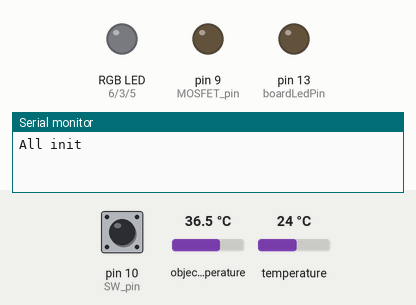
Simulated run of this sketch. Board: Arduino Uno, built with avr-gcc and run on an emulated ATmega328P. Parts: an RGB LED mixed from three pins (HIGH = lit), output pins drawn as LEDs (lit = HIGH), the last lines printed to the serial monitor. Dashed ring = blinking. Inputs (shaded band) come from the test bench; at power-on: pin 10 (SW_pin) HIGH, object temperature 36.5 °C, temperature 24 °C. Dim RGB values are drawn brighter than linear.

Above: at 1.2 s.
1.3 s: pin 10 (SW_pin) pulled LOW for 1 s
At 2.6 s:
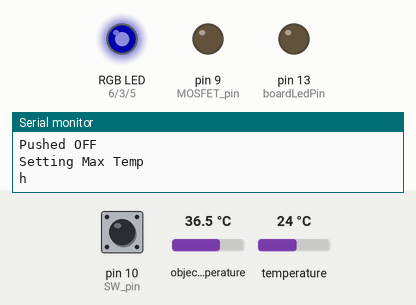
5.3 s: pin 10 (SW_pin) pulled LOW for 0.15 s
At 6.7 s:
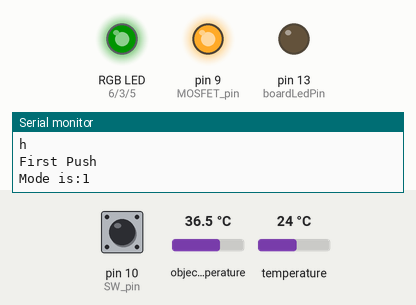
8.4 s: pin 10 (SW_pin) pulled LOW for 0.15 s
At 10.8 s:
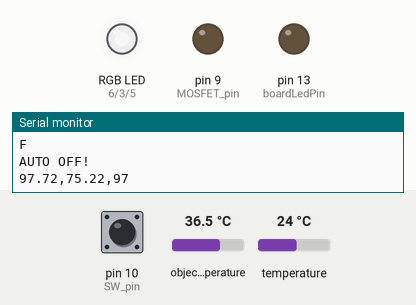
11.5 s: pin 10 (SW_pin) pulled LOW for 3.2 s
At 12.8 s:
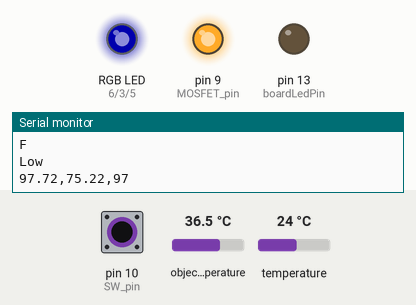
17.7 s: pin 10 (SW_pin) pulled LOW for 0.15 s
At 19.1 s:
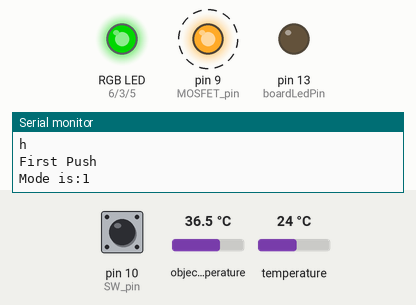
20.7 s: pin 10 (SW_pin) pulled LOW for 1 s
Timing chart, 0 to 23.5 s (numbered marks = the images above; inputs shaded):
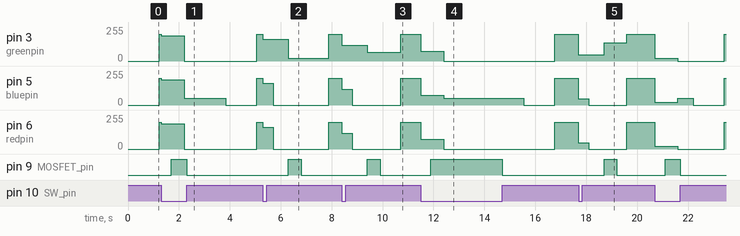

Measured:
- after the input at 1.3 s, pin 9 (MOSFET_pin): LOW → HIGH after 0.40 s, → LOW 0.60 s later
- after the input at 5.3 s, pin 9 (MOSFET_pin): LOW → HIGH after 1.0 s, → LOW 0.50 s later
- after the input at 8.4 s, pin 9 (MOSFET_pin): LOW → HIGH after 1.0 s, → LOW 0.50 s later
- after the input at 11.5 s, pin 9 (MOSFET_pin): LOW → HIGH after 0.40 s
- after the input at 17.7 s, pin 9 (MOSFET_pin): LOW → HIGH after 1.0 s, → LOW 0.50 s later

The sketch:

IHHeater.ino
```cpp
#include <math.h>
#include <Wire.h> // I2C library, required for MLX90614
#include <Adafruit_MLX90614.h>

// On my board:
//Yellow is red, and goes on green.
//Red is green and goes on Red
//Green is blue and goes on Blue

//IRTherm therm; // Create an IRTherm object to interact with throughout
Adafruit_MLX90614 mlx = Adafruit_MLX90614();

// Arduino pin numbers
const int SW_pin = 10; // digital pin connected to switch output
const int MOSFET_pin = 9;
const int greenpin = 3;
const int bluepin = 5;
const int redpin = 6;
const int boardLedPin = 13;

int safetyReached = 0;  // Heave we hit a safety limit
int pushPower = 0;     // Is the heater on
int maxsafetyTime = 15000; // How long the heater can remain on
int colortest = 0;     // 0 regular funciton  ; 1 test RGB
int  automaticTemp = 0; // 0 manual ; 1 Automatic
int waitForSecondClick = 3000;
int calibrationRun = 0; // Are we in the initial loop of the Automatic mode where we "record" the heat temp. Turn to 1 for ManualOrAutomatic Mode
unsigned long pushedTime = 0; // How lon the heater has been on
int increase = 1; // How much to increase the LED color on each cycle
int intensity = 0; // How bright the color is
unsigned long timeSinceBlink = 0;
unsigned long currentMillis = 0;
double objectTemp; // Temperature of the object infront of sensor
double sensorTemp; // Ambient Temperature, or temperature of the sensor itself.
int releaseTemp = 120; // Default releasing temperature if no calibration run has happened.

// Function prototype otherwise it won't compile if the file is in another tab
void sleepColor(char color = 'w', int colorChange = 1, int blinkDelay = 0);

void setup()
{
  pinMode(SW_pin, INPUT_PULLUP);
  pinMode(redpin, OUTPUT);
  pinMode(MOSFET_pin, OUTPUT);
  pinMode(bluepin, OUTPUT);
  pinMode(greenpin, OUTPUT);
  pinMode(boardLedPin, OUTPUT);

  Serial.begin(9600); // Initialize Serial to log output
  mlx.begin();

  Serial.print("All init");

  //SetupManualOrAutomaticMode(1); This has to be enabled for ManualOrAutomaticMode();
}


void loop()
{
  // colorTest(); // This is the mode for testing RGB values from the serial monitor
  //ManualOrAutomaticMode();
  BothModes();
}


void manualMode()
{
  int sw = digitalRead(SW_pin);

  if (sw == LOW && !safetyReached && !pushPower)
  {
    Serial.println("Pushed On!");
    Serial.println(sw);
    TurnHeaterOn();
  }
  else if (pushPower && sw != LOW)
  {
    Serial.println(sw);
    Serial.println("Pushed OFF");
    TurnHeaterOff();

    releaseTemp =  mlx.readObjectTempF();;
    calibrationRun = 0;
    Serial.println("Setting Max Temp");
    Serial.println("Temp:" + releaseTemp);

    delay(400);
  }
}


void automaticMode()
{

  int sw = digitalRead(SW_pin);

  if (sw == LOW && !safetyReached && !pushPower)
  {
    Serial.println("Pushed On!");
    TurnHeaterOn();
    // digitalWrite(boardLedPin, HIGH);
    delay(400);
    // digitalWrite(boardLedPin, LOW);
  }
  else if ((sw == LOW && pushPower) )
  {
    Serial.println("Pushed OFF");
    TurnHeaterOff();
    delay(400);
  }
}
```

ExecutionMode.ino
```cpp
void SetupManualOrAutomaticMode(int firstModeAutomatic)
{
  int awaitingCommand = 1;
  automaticTemp = 0;
  int sw;
  if(!firstModeAutomatic)
  {
    waitForSecondClick = 1000;
  }

  unsigned long delayBetweenPush = 0;

  int firstClick = 0;
  while (awaitingCommand)
  {

    if (!firstClick)
    {
      sleepColor('w', 1, 5);
    }
    else
    {
      sleepColor('g');
    }

    sw = digitalRead(SW_pin);
    //Serial.println("In Loop");

    if (!firstClick && sw == LOW)
    {
      Serial.println("First Push");
      automaticTemp = 0;
      firstClick = 1;
      currentMillis = millis();
      delay(400);
    }
    if (firstClick)
    {
      unsigned long span = millis() - currentMillis;

      if (span < waitForSecondClick)
      {
        sw = digitalRead(SW_pin);
        if (sw == LOW)
        {
          automaticTemp = 1;
          awaitingCommand = 0;
          break;
        }
      }
      else
      {
        awaitingCommand = 0;
      }
    }
  }

  Serial.print("Mode is:");

  if(!firstModeAutomatic)
  {
    automaticTemp = 1 - automaticTemp;
  }

  Serial.println(automaticTemp);
  currentMillis = millis();
}

void BothModes()
{
    if(!pushPower)
    {
      SetupManualOrAutomaticMode(0);
    }

    //Remember automaticTemp got switched around for calling SetupManualOrAutomaticMode with 0
     if(automaticTemp)
    {
      TurnHeaterOn();
    }

    ManualOrAutomaticMode();

}


void ManualOrAutomaticMode()
{

  unsigned long span = millis() - currentMillis;

  if (span > 500)
  {
    readTemp();
    currentMillis = millis();
  }

  if (automaticTemp)
  {
    if (calibrationRun)
    {
      //Serial.println("In Calibration Mode.");
      manualMode();
    }
    else
    {
      automaticMode();
    }
  }
  else
  {
    calibrationRun = 0;
    manualMode();
  }

  if ( pushPower && (millis() - pushedTime) > maxsafetyTime)
  {
    Serial.println("Too Long!");
    TurnHeaterOff();
    safetyReached = 1;
  }


}
```

HeaterCode.ino
```cpp
void TurnHeaterOff()
{
  digitalWrite(MOSFET_pin, LOW);

  pushPower = 0;
  pushedTime = 0;

}

void TurnHeaterOn()
{
  if (!safetyReached)
  {
    digitalWrite(MOSFET_pin, HIGH);
  }
  else
  {
    digitalWrite(MOSFET_pin, LOW);
  }

  pushPower = 1;
  pushedTime = millis();

}

void readTemp()
{
  int red = 0;
  int blue = 0;
  int green = 0;

  objectTemp = mlx.readObjectTempF();
  sensorTemp = mlx.readAmbientTempF();

  Serial.println("F");

  if (automaticTemp && (objectTemp > releaseTemp) )
  {
    Serial.println("AUTO OFF!");
    TurnHeaterOff();
  }
  else if (objectTemp > 195)
  {
    red = 200;
    Serial.println("EMERGENCY MAX TEMP OFF!");
    TurnHeaterOff();
    safetyReached = 1;
  }

  else if (objectTemp > 156 && objectTemp < 174)
  {
    red = 100;
    Serial.println("High");
  }

  else if (objectTemp > 136 && objectTemp < 156)
  {
    red = 100;
    green = 70;
    Serial.println("Med");
  }

  else if (objectTemp > 116 && objectTemp < 136)
  {
    red = 50;
    green = 50;
    Serial.println("Med");
  }

  else if (objectTemp < 116 && objectTemp > (sensorTemp + 10))
  {
    blue = 50;
    Serial.println("Low");
  }

  else if (objectTemp < sensorTemp + 10 || objectTemp > sensorTemp - 10)
  {
    green = 50 ;
    Serial.println("Low");
    safetyReached = 0;
  }

  //Serial.println("Object:");
  //Serial.print("100,110,120,130,140,150,160,170,180,");
  Serial.print(objectTemp);
  //Serial.println("Ambient:");
  Serial.print(",");
  Serial.print(sensorTemp);
  Serial.print(",");
  Serial.println(releaseTemp);


  if (sensorTemp > 117)
  {
    Serial.println("AMBIENT EMERGENCY OFF!");
    TurnHeaterOff();
    safetyReached = 1;
  }

  if (!pushPower)
  {
    red = 100;
    blue = 100;
    green = 100;
  }

  analogWrite(redpin, red);
  analogWrite(greenpin, green);
  analogWrite(bluepin, blue);
}
```

MainLedController.ino
```cpp
void sleepColor(char color = 'w', int colorChange = 1, int blinkDelay = 0)
{
  unsigned long span = millis() - timeSinceBlink;
  if (span > blinkDelay)
  {
    timeSinceBlink = millis();
  }
  else
  {
    return;
  }

  if (increase)
  {
    if (intensity == 200)
    {
      increase = 0;
    }
    else
    {
      intensity = intensity + colorChange;
    }
  }
  else
  {
    if (intensity == 0)
    {
      increase = 1;
    }
    else
    {
      intensity = intensity - colorChange;
    }
  }
  if (color == 'w')
  {
    analogWrite(redpin, intensity);
    analogWrite(greenpin, intensity);
    analogWrite(bluepin, intensity);
  }
  else if (color == 'r')
  {
    analogWrite(redpin, intensity);
    analogWrite(greenpin, 0);
    analogWrite(bluepin, 0);
  }
  else if (color == 'g')
  {
    analogWrite(redpin, 0);
    analogWrite(greenpin, intensity);
    analogWrite(bluepin, 0);
  }
  else if (color == 'b')
  {
    analogWrite(redpin, 0);
    analogWrite(greenpin, 0 );
    analogWrite(bluepin, intensity);
  }
}
```

TestLedColor.ino
```cpp
void colorTest()
{
  String input = Serial.readString();

  int r = 0;
  int b = 0;
  int g = 0;


  while (colortest || input == "c")
  {
    input = Serial.readString();
    Serial.print(input);

    if (input == "r")
    {
      r = r - 5;
    }
    else if (input == "b")
    {
      b = b - 5;
    }
    else if (input == "g")
    {
      g = g - 5;
    }
    if (input == "rr")
    {
      Serial.print("Adding red");
      r = r + 5;
    }
    else if (input == "bb")
    {
      b = b + 5;
    }
    else if (input == "gg")
    {
      g = g + 5;
    }
    else if (input == "?")
    {
      String valuered = "Values: R:";
      String valueblue = " B:";
      String valuegreen = " G:";

      Serial.println(valuered + r + valueblue + b + valuegreen + g);
    }
    else if (input == "x")
    {
      colortest = 0;
    }
    else if (input == "c")
    {
      colortest = 1;
    }

    analogWrite(redpin, r);
    analogWrite(greenpin, g);
    analogWrite(bluepin, b);
  }
}
```
